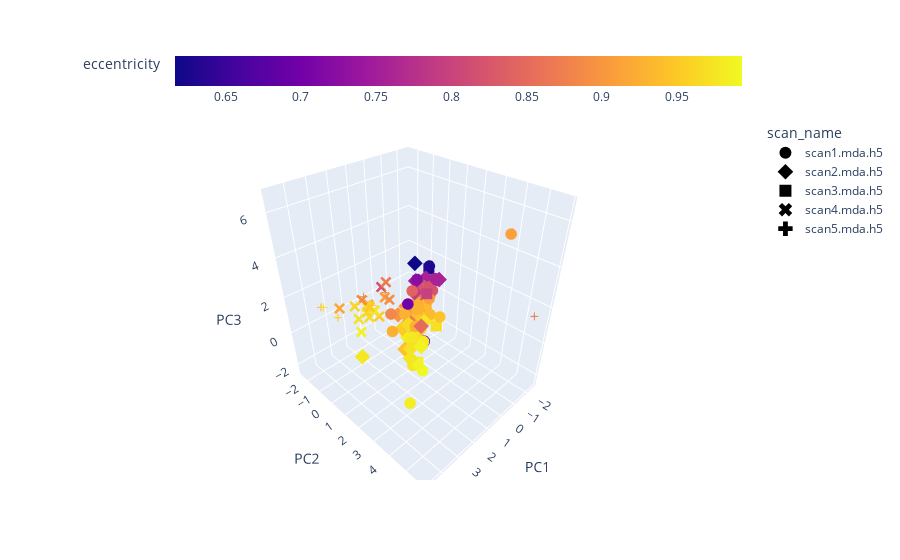

Source (notebook cell):
### Code cell
# import plotly.express as px
fig = px.scatter_3d(secondaryDf, x='PC1', y='PC2', z='PC3', symbol='scan_name', size_max=5,
              color='eccentricity',size='area')

fig.update_traces(marker_size = 4)
fig.update_coloraxes(colorbar_orientation='h')
fig.update_layout(scene = dict(
                    xaxis_title='PC1',
                    yaxis_title='PC2',
                    zaxis_title='PC3'),
                    )
fig.show()
fig.write_image('../figures/PCA_eccentricity_3D.jpg')

### Figure 1 — Plotly figure (JSON) as saved in the notebook; plotly's stock layout.template omitted (floating-point values rounded to 4 significant figures)
{"data": [{"hovertemplate": "scan_name=scan1.mda.h5<br>PC1=%{x}<br>PC2=%{y}<br>PC3=%{z}<br>area=%{marker.size}<br>eccentricity=%{marker.color}<extra></extra>", "legendgroup": "scan1.mda.h5", "marker": {"color": [0.9269, 0.9453, 0.7559, 0.9267, 0.7227, 0.9259, 0.9931, 0.9271, 0.9847, 0.9777, 0.984, 0.6293, 0.9264, 0.7559, 0.9617, 0.891, 0.7559, 0.9506, 0.6747, 0.8507, 0.9507, 0.6989, 0.978, 0.9023, 0.8654, 0.9104, 0.9786, 0.9615, 0.8215, 0.8193, 0.9739, 0.9704, 0.9363, 0.841, 0.9093, 0.8837], "coloraxis": "coloraxis", "size": 4, "sizemode": "area", "sizeref": 0.3025, "symbol": "circle"}, "mode": "markers", "name": "scan1.mda.h5", "scene": "scene", "showlegend": true, "type": "scatter3d", "x": [0.1666, -1.116, -2.334, 0.131, -0.9392, 1.387, 0.6597, 0.2379, 0.3085, 0.9007, 2.685, -2.492, -0.7189, -1.961, -1.01, -1.589, -2.277, -0.1646, -0.6776, -1.385, -0.5702, -0.09971, -0.05484, -0.4995, -1.305, 0.9259, 0.05125, 0.2138, -1.736, -1.56, 0.917, 0.1032, -0.8476, -0.5361, -1.392, 0.8511], "y": [-0.03318, 1.14, -0.3324, 0.4339, -0.2958, 0.3841, 1.699, 0.7689, 0.2045, 1.192, 2.89, -0.9201, 0.02096, -0.6034, 0.591, -0.005923, -0.08689, 0.6388, 0.5101, -0.4457, 0.09373, -0.09189, 0.5675, -0.3364, -0.3278, 5.795, 1.155, -0.02298, 0.03268, -0.5433, 1.278, 0.1425, 0.7033, -0.2246, 0.135, -0.2965], "z": [-0.06791, -0.2928, 0.7647, -0.6697, 1.366, -0.208, -2.388, -0.3419, -1.245, -0.3795, -2.185, 1.218, 0.03889, 0.4821, -0.4118, 0.2171, 0.7858, -0.9098, -1.997, 0.4889, -0.2662, 0.393, -0.8313, -0.05207, 0.4357, 6.667, -1.188, -0.9644, 0.4785, 0.6238, -2.138, -0.6311, -0.2112, 0.9023, 0.1906, 0.1774]}, {"hovertemplate": "scan_name=scan2.mda.h5<br>PC1=%{x}<br>PC2=%{y}<br>PC3=%{z}<br>area=%{marker.size}<br>eccentricity=%{marker.color}<extra></extra>", "legendgroup": "scan2.mda.h5", "marker": {"color": [0.8995, 0.7227, 0.904, 0.9706, 0.7559, 0.9424, 0.7917, 0.6164, 0.9083, 0.8338, 0.8514, 0.9418, 0.7559, 0.9764, 0.9703, 0.897, 0.9863, 0.9765, 0.9185, 0.9719, 0.8712, 0.8193, 0.978, 0.741, 0.9432, 0.9373, 0.8215, 0.967, 0.8193, 0.9519, 0.9472], "coloraxis": "coloraxis", "size": 4, "sizemode": "area", "sizeref": 0.3025, "symbol": "diamond"}, "mode": "markers", "name": "scan2.mda.h5", "scene": "scene", "showlegend": true, "type": "scatter3d", "x": [0.2287, -2.174, -0.5344, -0.3784, -1.992, 0.775, -0.9648, -1.915, -1.067, -1.472, 0.04601, -0.4469, -2.138, 1.541, 0.2803, -0.4425, 0.8216, -0.3796, -0.7082, 0.7927, -0.05337, -1.64, 3.917, -1.151, -0.5808, -1.043, -1.21, 0.2914, -1.956, 0.5322, -0.5251], "y": [-0.4729, -0.4135, -0.346, 0.467, -0.6949, 0.5861, -0.4804, -1.416, -0.4621, -0.3209, 0.9857, 0.3107, 0.1091, 1.759, 0.7933, -0.5822, 1.749, 0.7943, -0.2514, 0.9864, 0.0733, -0.1286, 1.319, -0.5875, 0.4179, 0.09567, -0.4908, 0.35, -0.5682, 0.1568, 0.5169], "z": [-0.2941, 0.6462, -0.119, -1.118, 0.7941, -1.594, 0.4792, 1.417, 0.2932, 0.1019, -0.3119, -0.4331, 0.9995, -0.9436, -1.077, -0.1684, -0.6602, -0.3875, -0.02924, -1.299, -0.5797, 0.5908, 0.429, 1.053, -0.7437, -0.1288, 0.6591, -0.4413, 0.6151, -0.6562, -0.4039]}, {"hovertemplate": "scan_name=scan3.mda.h5<br>PC1=%{x}<br>PC2=%{y}<br>PC3=%{z}<br>area=%{marker.size}<br>eccentricity=%{marker.color}<extra></extra>", "legendgroup": "scan3.mda.h5", "marker": {"color": [0.798, 0.9887, 0.9819, 0.9173, 0.6293, 0.9698, 0.9786, 0.9595, 0.9731, 0.9401, 0.928, 0.9783, 0.9339, 0.9156], "coloraxis": "coloraxis", "size": 4, "sizemode": "area", "sizeref": 0.3025, "symbol": "square"}, "mode": "markers", "name": "scan3.mda.h5", "scene": "scene", "showlegend": true, "type": "scatter3d", "x": [-1.346, 1.296, 0.3994, -1.231, -2.362, -0.8288, 0.02486, -0.4309, -0.06995, -0.9289, -0.4333, 0.6165, -0.3025, -0.5945], "y": [0.0133, 2.009, 0.5314, 0.08172, -0.8341, 1.187, 0.5024, 0.08321, 0.3864, 0.03682, 0.2125, 1.311, -0.4068, 0.2992], "z": [0.4532, -1.259, -1.328, -0.3515, 1.138, -0.6777, -1.442, -0.7547, -0.9185, -0.4454, 0.05428, -2.102, -0.4506, -0.3451]}, {"hovertemplate": "scan_name=scan4.mda.h5<br>PC1=%{x}<br>PC2=%{y}<br>PC3=%{z}<br>area=%{marker.size}<br>eccentricity=%{marker.color}<extra></extra>", "legendgroup": "scan4.mda.h5", "marker": {"color": [0.9669, 0.8193, 0.9525, 0.9188, 0.9479, 0.8837, 0.973, 0.9071, 0.9615, 0.978, 0.9873, 0.9661, 0.9188, 0.8704, 0.9628, 0.8898, 0.9609], "coloraxis": "coloraxis", "size": 4, "sizemode": "area", "sizeref": 0.3025, "symbol": "x"}, "mode": "markers", "name": "scan4.mda.h5", "scene": "scene", "showlegend": true, "type": "scatter3d", "x": [1.47, -0.211, 0.4946, 0.5551, 1.513, 2.012, 2.517, -0.04867, 2.924, 1.29, 2.344, 1.439, 3.23, 0.07711, 0.9178, 0.1256, 1.663], "y": [-1.21, -2.206, -1.647, -2.412, -1.078, -0.9873, -0.6514, -1.762, -0.295, -0.9744, -0.7847, -1.388, -1.049, -1.474, -1.511, -1.201, -1.117], "z": [-0.1898, 0.3535, -0.8972, -0.4915, 0.54, 1.239, 0.5812, -0.00905, 1.7, 0.2491, -0.3758, 0.344, 1.354, 1.125, -0.2186, 0.2141, 0.2735]}, {"hovertemplate": "scan_name=scan5.mda.h5<br>PC1=%{x}<br>PC2=%{y}<br>PC3=%{z}<br>area=%{marker.size}<br>eccentricity=%{marker.color}<extra></extra>", "legendgroup": "scan5.mda.h5", "marker": {"color": [0.868, 0.9723, 0.9538, 0.931, 0.8861, 0.9484, 0.9419, 0.8898], "coloraxis": "coloraxis", "size": 4, "sizemode": "area", "sizeref": 0.3025, "symbol": "cross"}, "mode": "markers", "name": "scan5.mda.h5", "scene": "scene", "showlegend": true, "type": "scatter3d", "x": [-1.722, 4.723, 3.105, 4.257, 1.122, 1.146, 0.6718, -0.1534], "y": [5.827, 0.1547, -1.477, -0.8592, -2.014, -1.581, -1.938, -1.84], "z": [1.952, 2.811, 0.5351, 2.049, 0.4945, 0.277, -0.2341, 0.2118]}], "layout": {"coloraxis": {"colorbar": {"orientation": "h", "title": {"text": "eccentricity"}}, "colorscale": [[0, "#0d0887"], [0.1111, "#46039f"], [0.2222, "#7201a8"], [0.3333, "#9c179e"], [0.4444, "#bd3786"], [0.5556, "#d8576b"], [0.6667, "#ed7953"], [0.7778, "#fb9f3a"], [0.8889, "#fdca26"], [1, "#f0f921"]]}, "legend": {"itemsizing": "constant", "title": {"text": "scan_name"}, "tracegroupgap": 0}, "margin": {"t": 60}, "scene": {"domain": {"x": [0, 1], "y": [0, 1]}, "xaxis": {"title": {"text": "PC1"}}, "yaxis": {"title": {"text": "PC2"}}, "zaxis": {"title": {"text": "PC3"}}}}}
